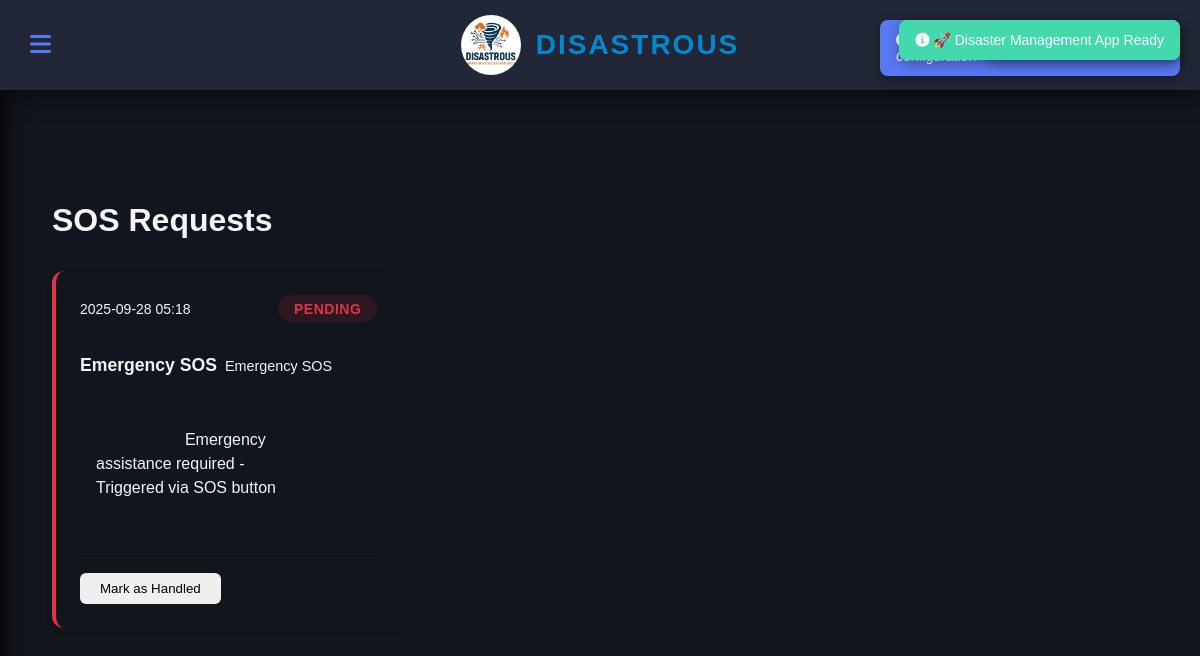
/rescue/sos-requests (signed in), run on an earlier commit of the app's database.
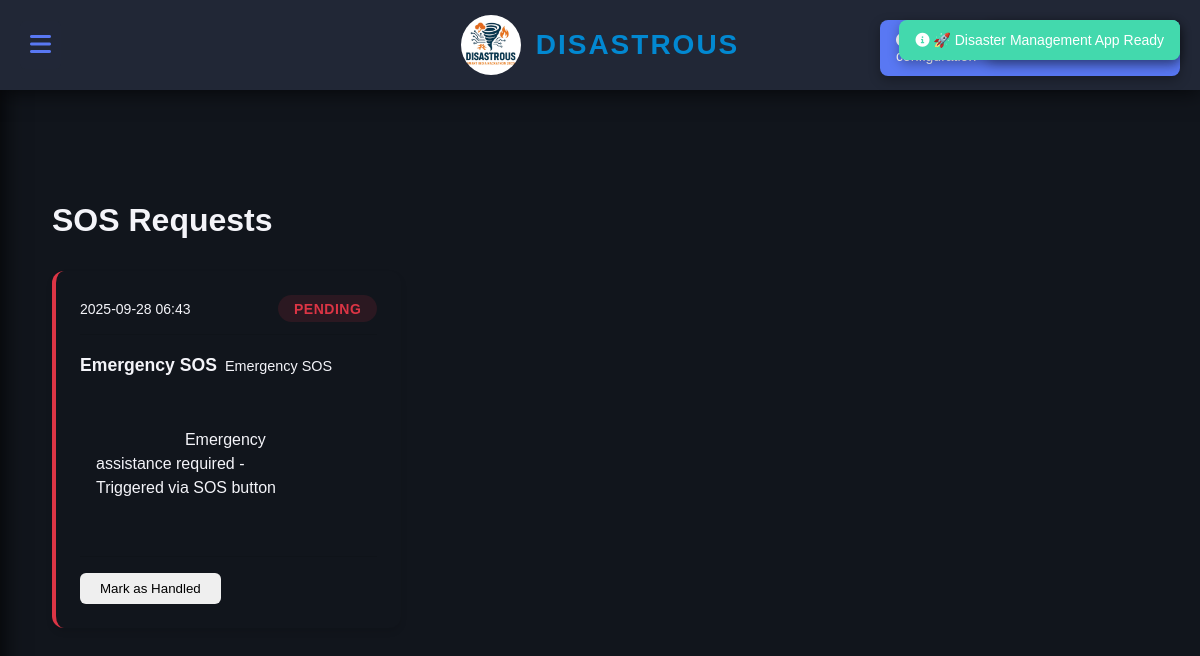
And on a later commit of the database.
### app.py (models this page shows, shortened)
class SOSRequest(db.Model):
    id = db.Column(db.Integer, primary_key=True)
    timestamp = db.Column(db.DateTime, nullable=False, default=datetime.datetime.utcnow)
    sender_name = db.Column(db.String(200))
    contact = db.Column(db.String(20), nullable=False)
    message = db.Column(db.Text, nullable=False)
    location = db.Column(db.String(500))
    status = db.Column(db.String(20), default='pending')  # pending, handled, closed

### app.py (the view)
@app.route('/rescue/sos-requests')
@login_required(role='rescue')
def sos_requests():
    try:
        sos_requests = SOSRequest.query.order_by(SOSRequest.timestamp.desc()).all()
        return render_template('sos_requests.html', sos_requests=sos_requests, **get_template_context())
    except Exception as e:
        print(f"Error fetching SOS requests: {str(e)}")
        return render_template('sos_requests.html', sos_requests=[], error='Failed to load SOS requests', **get_template_context())

### app.py (called while the page is built)
@app.before_request
def initialize_session():
    if 'user_preferences' not in session:
        session['user_preferences'] = {
            'language': 'en',
            'font_size': 16,
            'high_contrast': False,
            'dark_mode': False,
            'notifications': True,
            'location_services': True
        }

def login_required(role="any"):
    def decorator(f):
        @wraps(f)
        def decorated_function(*args, **kwargs):
            if 'user_id' not in session:
                return redirect(url_for('authority_login', _external=True))
            if role != "any" and session.get('user_role') != role:
                return redirect(url_for('authority_login', error="unauthorized", _external=True))
            return f(*args, **kwargs)
        return decorated_function
    return decorator

### templates/sos_requests.html (shortened to what this page needs)
{% extends "rescue_base.html" %}
{% block styles %}
<link rel="stylesheet" href="{{ url_for('static', filename='css/components/sos_requests.css') }}">
{% endblock %}
{% block content %}
<div class="sos-requests-container">
    <h1 class="page-title">SOS Requests</h1>
    <div class="sos-requests-grid">
        {% for request in sos_requests %}
        <div class="sos-card {% if request.status == 'pending' %}pending{% elif request.status == 'handled' %}handled{% else %}closed{% endif %}" data-id="{{ request.id }}">
            <div class="sos-header">
                <span class="timestamp">{{ request.timestamp.strftime('%Y-%m-%d %H:%M') }}</span>
                <span class="status-badge">{{ request.status|title }}</span>
            </div>
            <div class="sos-body">
                <div class="sender-info">
                    <strong>{{ request.sender_name or 'Anonymous' }}</strong>
                    <span class="contact">{{ request.contact }}</span>
                </div>
                <div class="message">
                    {{ request.message }}
                </div>
            </div>
            <div class="sos-actions">
                <button class="btn remove-btn" onclick="sosRequests.removeRequest('{{ request.id }}', this.closest('.sos-card'))">
                    Mark as Handled
                </button>
            </div>
        </div>
        {% else %}
        <div class="no-requests">
            <p>No SOS requests found</p>
        </div>
        {% endfor %}
    </div>
</div>
{% endblock %}

What changed in the data, as far as the page shows it:
changed SOSRequest "Emergency SOS": timestamp "2025-09-28 05:18" → "2025-09-28 06:43"
